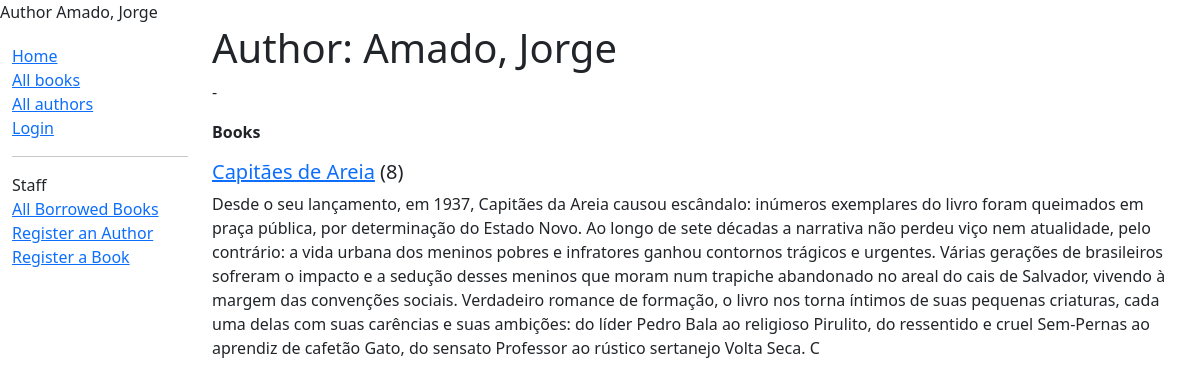
The page /catalog/authors/7 on the database as committed earlier.
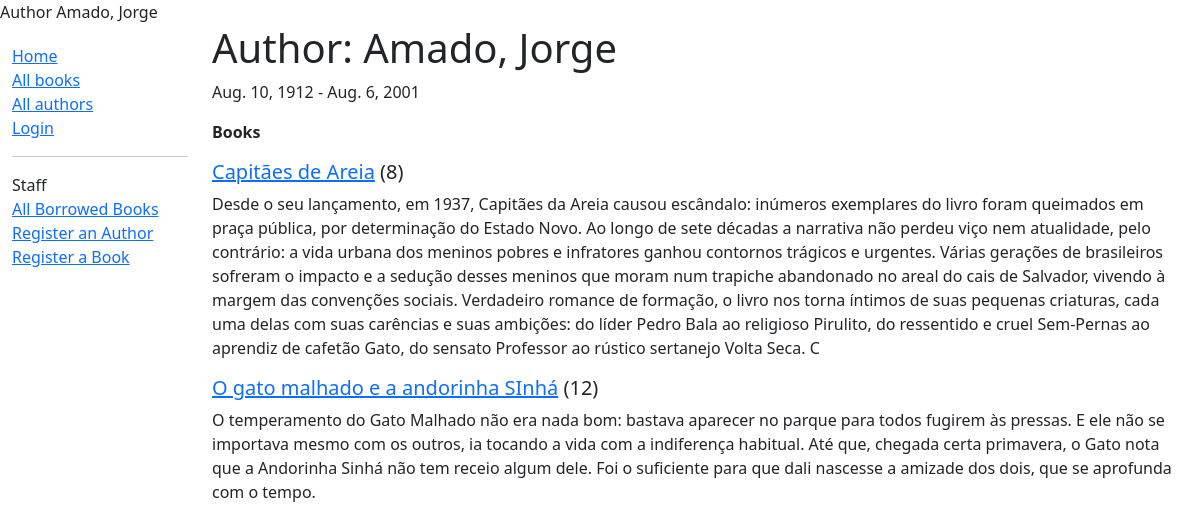
The same page on the database as committed later.
### catalog/models.py (models this page shows, shortened)
class Book(models.Model):
    title = models.CharField(max_length=200)
    author = models.ForeignKey('Author', on_delete=models.RESTRICT, null=True)
    summary = models.TextField(max_length=1000, help_text="Enter a brief description of the book")
    isbn = models.CharField('ISBN', max_length=13, help_text="13 Character <a href='https://www.isbn-international.org/content/what-isbn'>ISBN</a>")
    genre = models.ManyToManyField(Genre, help_text='Select a genre for this book')
    language = models.ForeignKey('Language', on_delete=models.SET_NULL, null=True)
    class Meta:
        ordering = ['title', 'author']
    def display_genre(self):
        return ','. join(genre.name for genre in self.genre.all()[:3])
    display_genre.short_description = 'Genre'
    def get_absolute_url(self):
        return reverse("book-detail", args=[str(self.id)])

class Author(models.Model):
    first_name = models.CharField(max_length=100)
    last_name = models.CharField(max_length=100)
    date_of_birth = models.DateField(null=True, blank=True)
    date_of_death = models.DateField('Died', null=True, blank=True)
    class Meta:
        ordering=['last_name', 'first_name']

### catalog/views.py (the view)
# urls.py: re_path(r'^authors/(?P<pk>\d+)$', views.AuthorDetailView.as_view(), name="authors_detail"),
class AuthorDetailView(generic.DetailView):
    model = Author
    paginate_by = 4

### catalog/templates/catalog/author_detail.html (shortened to what this page needs)
{% extends "base.html" %}
{% block title %}
    Author {{ author.last_name}}, {{ author.first_name }}
{% endblock %}
{% block sidebar %}
    {{ block.super }}
{% endblock %}
{% block content %}
    <h1>Author: {{ author.last_name}}, {{ author.first_name}} </h1>
    <p>{% if author.date_of_birth %}{{ author.date_of_birth}}{% endif %} - {% if author.date_of_death %} {{ author.date_of_death}}{% endif %}</p>
    {% if author.book_set.all %}
        <p><strong>Books</strong></p>
        {% for book in author.book_set.all %}
            <h5><a href="{{ book.get_absolute_url }}">{{ book.title }}</a> ({{ book.id }})</h5>
            <p>{{ book.summary }}</p>
        {% endfor %}
    {% else%}
        <p>There is no book of this author registered</p>
    {% endif %}
{% endblock %}

Rows that differ between the two databases and show on the page:
changed Author "Amado": date_of_birth (not shown) → "Aug. 10, 1912"; date_of_death (not shown) → "Aug. 6, 2001"
added Book: title "O gato malhado e a andorinha SInhá", id "12", summary "O temperamento do Gato Malhado não era nada bom: bastava aparecer no parque para todos fugirem às pressas. E ele não se importava mesmo com os outros, ia tocando a vida com a indiferença habitual. Até que, chegada certa primavera, o Gato nota que a Andorinha Sinhá não tem receio algum dele. Foi o suficiente para que dali nascesse a amizade dos dois, que se aprofunda com o tempo."
